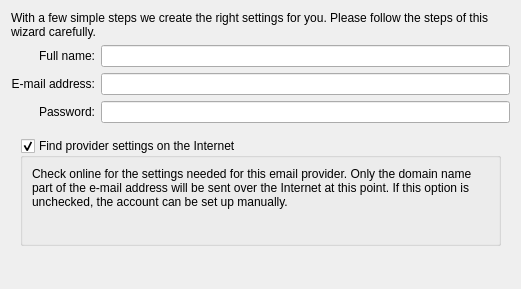
<?xml version="1.0" encoding="UTF-8"?>
<ui version="4.0">
 <class>PersonalDataPage</class>
 <widget class="QWidget" name="PersonalDataPage">
  <property name="geometry">
   <rect>
    <x>0</x>
    <y>0</y>
    <width>521</width>
    <height>289</height>
   </rect>
  </property>
  <layout class="QVBoxLayout" name="verticalLayout_3">
   <item>
    <widget class="QLabel" name="welcomeLabel">
     <property name="text">
      <string>With a few simple steps we create the right settings for you. Please follow the steps of this wizard carefully.</string>
     </property>
     <property name="wordWrap">
      <bool>true</bool>
     </property>
    </widget>
   </item>
   <item>
    <layout class="QGridLayout" name="gridLayout">
     <item row="0" column="0">
      <widget class="QLabel" name="nameLabel">
       <property name="text">
        <string>Full name:</string>
       </property>
       <property name="alignment">
        <set>Qt::AlignRight|Qt::AlignTrailing|Qt::AlignVCenter</set>
       </property>
       <property name="buddy">
        <cstring>nameEdit</cstring>
       </property>
      </widget>
     </item>
     <item row="0" column="1">
      <widget class="KLineEdit" name="nameEdit">
       <property name="minimumSize">
        <size>
         <width>0</width>
         <height>22</height>
        </size>
       </property>
      </widget>
     </item>
     <item row="1" column="0">
      <widget class="QLabel" name="emailLabel">
       <property name="text">
        <string>E-mail address:</string>
       </property>
       <property name="alignment">
        <set>Qt::AlignRight|Qt::AlignTrailing|Qt::AlignVCenter</set>
       </property>
       <property name="buddy">
        <cstring>emailEdit</cstring>
       </property>
      </widget>
     </item>
     <item row="1" column="1">
      <widget class="KLineEdit" name="emailEdit">
       <property name="minimumSize">
        <size>
         <width>0</width>
         <height>22</height>
        </size>
       </property>
      </widget>
     </item>
     <item row="2" column="1">
      <widget class="KLineEdit" name="passwordEdit">
       <property name="minimumSize">
        <size>
         <width>0</width>
         <height>22</height>
        </size>
       </property>
       <property name="echoMode">
        <enum>QLineEdit::Password</enum>
       </property>
      </widget>
     </item>
     <item row="2" column="0">
      <widget class="QLabel" name="passwordLabel">
       <property name="text">
        <string>Password:</string>
       </property>
       <property name="alignment">
        <set>Qt::AlignRight|Qt::AlignTrailing|Qt::AlignVCenter</set>
       </property>
       <property name="buddy">
        <cstring>passwordEdit</cstring>
       </property>
      </widget>
     </item>
    </layout>
   </item>
   <item>
    <widget class="QStackedWidget" name="stackedPage">
     <property name="currentIndex">
      <number>0</number>
     </property>
     <widget class="QWidget" name="internetPage">
      <layout class="QHBoxLayout" name="horizontalLayout_3">
       <item>
        <widget class="QGroupBox" name="checkOnlineGroupBox">
         <property name="title">
          <string>Find provider settings on the Internet</string>
         </property>
         <property name="checkable">
          <bool>true</bool>
         </property>
         <layout class="QVBoxLayout" name="verticalLayout">
          <item>
           <widget class="QLabel" name="checkOnlineExplanation">
            <property name="text">
             <string>Check online for the settings needed for this email provider. Only the domain name part of the e-mail address will be sent over the Internet at this point. If this option is unchecked, the account can be set up manually.</string>
            </property>
            <property name="wordWrap">
             <bool>true</bool>
            </property>
           </widget>
          </item>
          <item>
           <layout class="QHBoxLayout" name="horizontalLayout_4">
            <item>
             <widget class="KPIMUtils::ProgressIndicatorLabel" name="mProgress"/>
            </item>
           </layout>
          </item>
         </layout>
        </widget>
       </item>
      </layout>
     </widget>
     <widget class="QWidget" name="accountPage">
      <layout class="QGridLayout" name="gridLayout_4">
       <item row="0" column="0">
        <layout class="QHBoxLayout" name="horizontalLayout">
         <item>
          <widget class="QRadioButton" name="imapAccount">
           <property name="text">
            <string>IMAP account</string>
           </property>
           <property name="checked">
            <bool>true</bool>
           </property>
           <attribute name="buttonGroup">
            <string notr="true">buttonGroup</string>
           </attribute>
          </widget>
         </item>
         <item>
          <widget class="QRadioButton" name="pop3Account">
           <property name="text">
            <string>POP3 account</string>
           </property>
           <attribute name="buttonGroup">
            <string notr="true">buttonGroup</string>
           </attribute>
          </widget>
         </item>
        </layout>
       </item>
       <item row="1" column="0">
        <layout class="QGridLayout" name="gridLayout_2">
         <item row="0" column="0">
          <widget class="QLabel" name="label">
           <property name="text">
            <string>Incoming:</string>
           </property>
           <property name="alignment">
            <set>Qt::AlignRight|Qt::AlignTrailing|Qt::AlignVCenter</set>
           </property>
          </widget>
         </item>
         <item row="0" column="1">
          <widget class="QLabel" name="incommingLabel">
           <property name="text">
            <string comment="KDE::DoNotExtract">TextLabel</string>
           </property>
          </widget>
         </item>
         <item row="1" column="0">
          <widget class="QLabel" name="label_2">
           <property name="text">
            <string>Outgoing:</string>
           </property>
           <property name="alignment">
            <set>Qt::AlignRight|Qt::AlignTrailing|Qt::AlignVCenter</set>
           </property>
          </widget>
         </item>
         <item row="1" column="1">
          <widget class="QLabel" name="outgoingLabel">
           <property name="text">
            <string comment="KDE::DoNotExtract">TextLabel</string>
           </property>
          </widget>
         </item>
         <item row="2" column="0">
          <widget class="QLabel" name="label_3">
           <property name="text">
            <string>Username:</string>
           </property>
           <property name="alignment">
            <set>Qt::AlignRight|Qt::AlignTrailing|Qt::AlignVCenter</set>
           </property>
          </widget>
         </item>
         <item row="2" column="1">
          <widget class="QLabel" name="usernameLabel">
           <property name="text">
            <string comment="KDE::DoNotExtract">TextLabel</string>
           </property>
          </widget>
         </item>
        </layout>
       </item>
       <item row="2" column="0">
        <layout class="QHBoxLayout" name="horizontalLayout_2">
         <item>
          <spacer name="horizontalSpacer">
           <property name="orientation">
            <enum>Qt::Horizontal</enum>
           </property>
           <property name="sizeHint" stdset="0">
            <size>
             <width>40</width>
             <height>20</height>
            </size>
           </property>
          </spacer>
         </item>
         <item>
          <widget class="QPushButton" name="createAccountPb">
           <property name="text">
            <string>Create Account</string>
           </property>
          </widget>
         </item>
        </layout>
       </item>
      </layout>
     </widget>
    </widget>
   </item>
   <item>
    <spacer name="verticalSpacer_2">
     <property name="orientation">
      <enum>Qt::Vertical</enum>
     </property>
     <property name="sizeHint" stdset="0">
      <size>
       <width>20</width>
       <height>20</height>
      </size>
     </property>
    </spacer>
   </item>
  </layout>
 </widget>
 <customwidgets>
  <customwidget>
   <class>KLineEdit</class>
   <extends>QLineEdit</extends>
   <header>klineedit.h</header>
  </customwidget>
  <customwidget>
   <class>KPIMUtils::ProgressIndicatorLabel</class>
   <extends>QLabel</extends>
   <header location="global">kpimutils/progressindicatorlabel.h</header>
   <container>1</container>
  </customwidget>
 </customwidgets>
 <resources/>
 <connections/>
 <buttongroups>
  <buttongroup name="buttonGroup"/>
 </buttongroups>
</ui>
